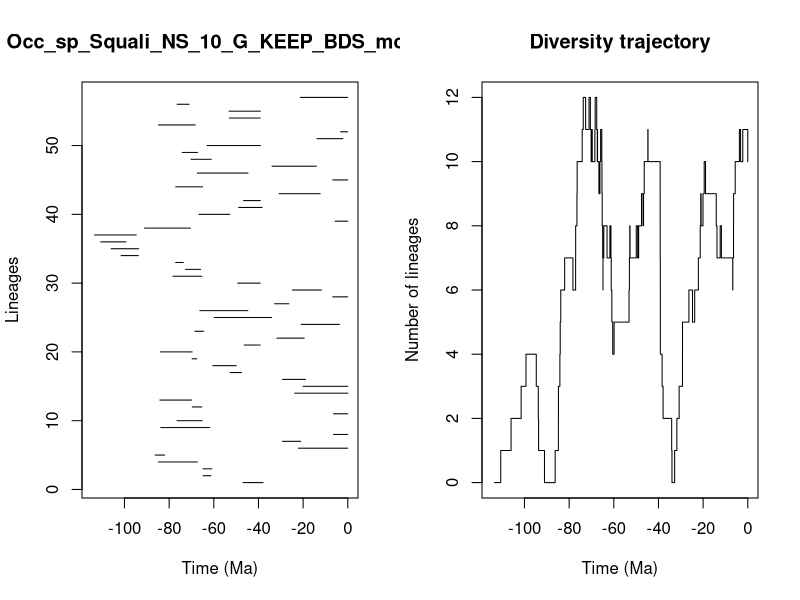

The R script that drew this image:


pdf(file='../Results/Species_NS/5_MA_bins_EXT_EP_FT/pyrate_mcmc_logs/Occ_sp_Squali_NS_10_G_KEEP_BDS_mcmc_LTT.pdf',width=0.6*20, height=0.6*10)
title = "Occ_sp_Squali_NS_10_G_KEEP_BDS_mcmc"
ts=c(46.91063441179514, 64.8356246716562,64.83366128711252,84.80366859438044,86.25947216436404,22.127374634057265,29.252686842947597,6.386677211184313,83.74499272771249,76.49981100111255,6.358589384808648,69.64455040312536,84.1394575824123,23.770471986019306,20.053036282528957,29.224950986467473,52.72047532712716,60.47875335272282,69.71458371774321,83.98869658929904,46.377717195131495,31.757084642707756,68.47126018327931,20.89239422203092,59.86347719732774,66.2172263984784,32.75100622879468,6.703834753932591,24.747267722059465,49.30548551597332,78.30801595622071,72.60649840622314,77.0744046620544,101.48552428324649,106.00127633781388,110.62343658294053,113.43775125080893,91.04183109862225,5.630696615488547,66.65837081666892,48.86557652317238,46.67246836153971,30.736097603878395,77.09445944731323,6.74033193256368,67.39352792618918,33.94527811194092,70.16164611332998,74.15263289022033,63.02856452959878,13.778037523374,3.2232353814994386,84.78424139264047,53.015649901927034,53.17605772705398,76.40514921046496,21.297741332311258)
te=c(37.92311668769729, 61.27557640253634,60.872985664605515,67.3388671727074,82.0080947671031,0.0,21.06613956906795,0.0,61.74774216397323,65.19379274161533,0.0,65.36659733102576,69.86642760630103,0.0,0.0,18.92233014700689,47.59128658209411,49.93583600441524,67.65293456419487,69.71297947243505,39.23035964231879,19.514570475031498,64.47554593699685,3.761418202097334,34.0790346621875,44.750471031699135,26.36287257094067,0.0,11.808882187496685,39.22533055743064,65.29518597629335,65.89383681159981,73.67371582718943,93.80930805188878,93.67602310546333,99.31574555173333,94.71213702435995,70.47733164488048,0.0,52.845113720280146,38.35616869964002,39.17475353934929,12.365031710440002,64.9826339498595,0.0,44.66943490782925,14.121374182946036,61.15200709583211,67.27675258473522,39.14411930099207,2.2350158684520576,0.0,68.32553409895685,39.234426549092795,39.149479883350274,71.09275932219104,0.0)
div_traj=c(0, 1,2,3,4,3,2,1,0,1,2,3,4,5,6,7,6,7,8,9,10,11,12,11,12,11,10,11,10,11,10,11,12,11,10,11,10,9,10,11,10,9,8,7,6,7,8,7,8,7,6,5,4,5,6,7,8,7,8,7,8,9,8,9,10,11,10,9,8,7,6,5,4,3,2,1,0,1,2,3,4,5,6,5,6,7,8,9,8,9,10,9,8,7,8,7,6,7,8,9,10,11,10,11,10)
time_events=c(113.43775125080893, 110.62343658294053,106.00127633781388,101.48552428324649,99.31574555173333,94.71213702435995,93.80930805188878,93.67602310546333,91.04183109862225,86.25947216436404,84.80366859438044,84.78424139264047,84.1394575824123,83.98869658929904,83.74499272771249,82.0080947671031,78.30801595622071,77.09445944731323,77.0744046620544,76.49981100111255,76.40514921046496,74.15263289022033,73.67371582718943,72.60649840622314,71.09275932219104,70.47733164488048,70.16164611332998,69.86642760630103,69.71458371774321,69.71297947243505,69.64455040312536,68.47126018327931,68.32553409895685,67.65293456419487,67.39352792618918,67.3388671727074,67.27675258473522,66.65837081666892,66.2172263984784,65.89383681159981,65.36659733102576,65.29518597629335,65.19379274161533,64.9826339498595,64.8356246716562,64.83366128711252,64.47554593699685,63.02856452959878,61.74774216397323,61.27557640253634,61.15200709583211,60.872985664605515,60.47875335272282,59.86347719732774,53.17605772705398,53.015649901927034,52.845113720280146,52.72047532712716,49.93583600441524,49.30548551597332,48.86557652317238,47.59128658209411,46.91063441179514,46.67246836153971,46.377717195131495,44.750471031699135,44.66943490782925,39.234426549092795,39.23035964231879,39.22533055743064,39.17475353934929,39.149479883350274,39.14411930099207,38.35616869964002,37.92311668769729,34.0790346621875,33.94527811194092,32.75100622879468,31.757084642707756,30.736097603878395,29.252686842947597,29.224950986467473,26.36287257094067,24.747267722059465,23.770471986019306,22.127374634057265,21.297741332311258,21.06613956906795,20.89239422203092,20.053036282528957,19.514570475031498,18.92233014700689,14.121374182946036,13.778037523374,12.365031710440002,11.808882187496685,6.74033193256368,6.703834753932591,6.386677211184313,6.358589384808648,5.630696615488547,3.761418202097334,3.2232353814994386,2.2350158684520576,0.0)
                par(mfrow=c(1,2))
                L = length(ts)
                plot(ts, 1:L , xlim=c(-max(ts)-1,0), pch=20, type="n", main=title,xlab="Time (Ma)",ylab="Lineages")
                for (i in 1:L){segments(x0=-te[i],y0=i,x1=-ts[i],y1=i)}    
                t = -time_events
                plot(div_traj ~ t,type="s", main = "Diversity trajectory",xlab="Time (Ma)",ylab="Number of lineages",xlim=c(-max(ts)-1,0))
                abline(v=c(65,200,251,367,445),lty=2,col="gray")
                
